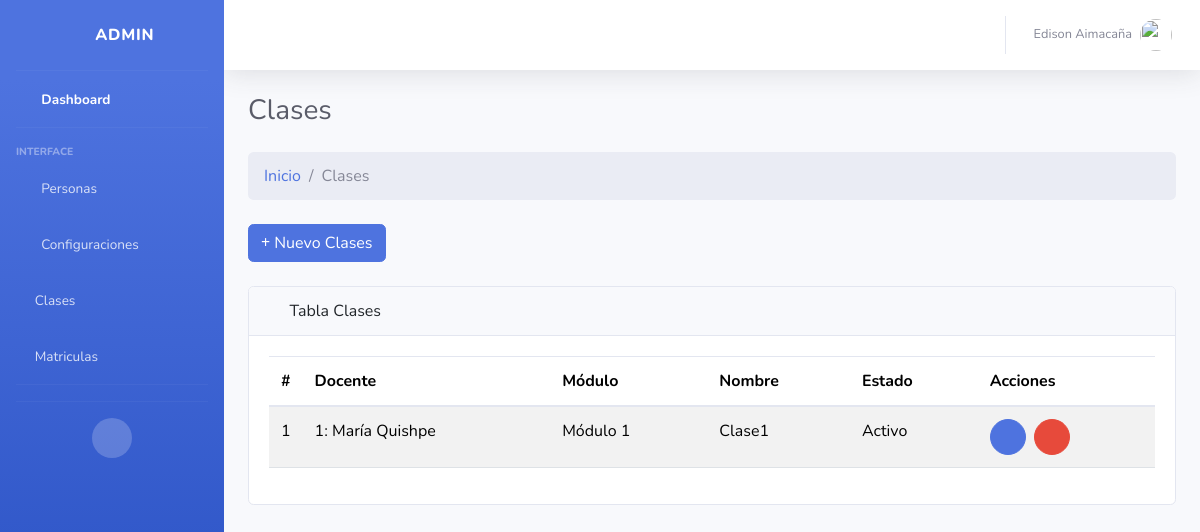
Page /clase/ (signed in) on the earlier database version.
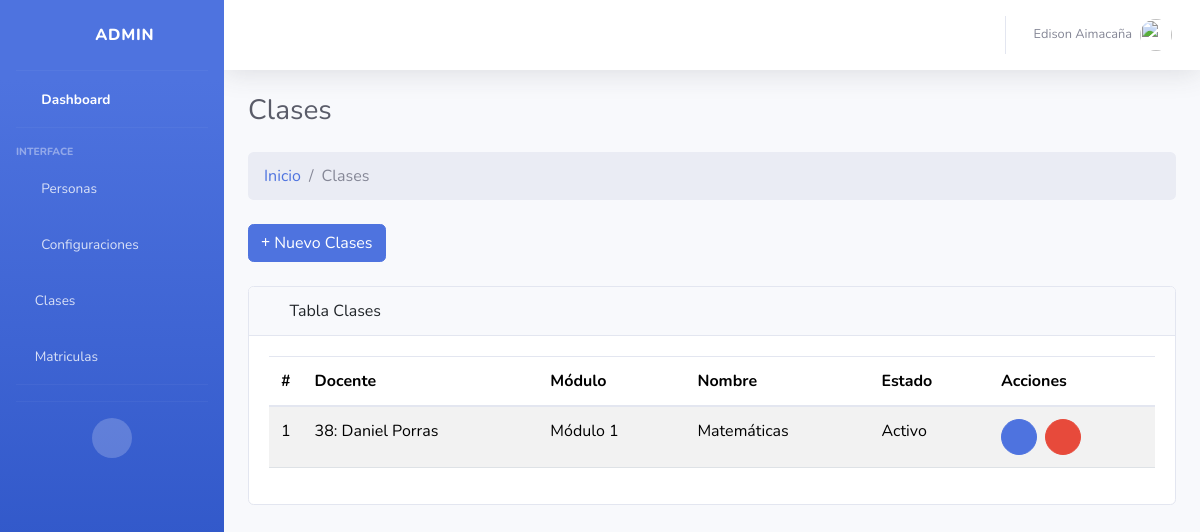
Same page on the later database version.
### Aplicaciones/core/models.py (models this page shows, shortened)
class Clases (models.Model):
    cla_id = models.AutoField(primary_key=True)
    fk_docente = models.ForeignKey(Docentes,verbose_name='Docente',on_delete=models.CASCADE)
    fk_modulo = models.ForeignKey(Modulos,verbose_name='Modulo',on_delete=models.CASCADE)
    cla_nombre = models.CharField(max_length=100,null=False,verbose_name="Clase:")
    cla_estado = models.BooleanField(default=True,verbose_name='Estado:')
    cla_fecha_creacion = models.DateTimeField(auto_now_add=True,verbose_name='Creado el:')
    cla_fecha_actualizacion = models.DateTimeField(auto_now=True,verbose_name='Actualizado el:')

class Docentes(models.Model):
    doc_id = models.AutoField(primary_key=True)
    fk_id_persona = models.ForeignKey(Personas,verbose_name='Persona',on_delete=models.CASCADE)
    doc_cargo = models.CharField(max_length=100,default="Null",null=False,verbose_name="Cargo:")
    doc_fotografia = models.ImageField(upload_to='docentes/',default=None,verbose_name="Fotografía:")
    doc_estado = models.BooleanField(default=True,verbose_name='Estado:')
    def __str__(self):
        return f"{self.doc_id}: {self.fk_id_persona.fk_id_usuario.first_name} {self.fk_id_persona.fk_id_usuario.last_name}"

class Personas(models.Model):
    per_id = models.AutoField(primary_key=True)
    fk_id_usuario = models.ForeignKey(User,verbose_name='Usuario',on_delete=models.CASCADE)
    per_segundo_nombre = models.CharField(max_length=50,default="Null",null=False,verbose_name="Segundo nombre:")
    per_segundo_apellido = models.CharField(max_length=50,default="Null",null=False,verbose_name="Segundo apellido:")
    per_fecha_nacimiento = models.DateField(
        null=True,          # permite guardar NULL en la base de datos
        blank=True,         # permite dejarlo en blanco en formularios
        verbose_name="Fecha de nacimiento:"
    )
    per_cedula = models.CharField(max_length=15,default="Null",null=False,verbose_name="Cédula:")
    per_telefono = models.CharField(max_length=15,default="Null",null=True,verbose_name="Teléfono:")
    per_fecha_actualizacion = models.DateTimeField(auto_now=True,verbose_name='Actualizado el:')

class Modulos(models.Model):
    mod_id = models.AutoField(primary_key=True)
    mod_nombre = models.CharField(max_length=50,null=False,unique=True,verbose_name="Nombre del modulo:")
    mod_descripcion = models.CharField(max_length=100,null=False,verbose_name="Descripción del modulo:")
    mod_estado = models.BooleanField(default=True,verbose_name='Estado:')
    mod_fecha_creacion = models.DateTimeField(auto_now_add=True,verbose_name='Creado el:')
    mod_fecha_actualizacion = models.DateTimeField(auto_now=True,verbose_name='Actualizado el:')
    def __str__(self):
        return f"{self.mod_id}: {self.mod_nombre}"

### Aplicaciones/core/views/crud_clase_views.py (the view, shortened to what this page needs)
# urls.py: path('', loguin_views.index, name='loguin_index'),
@admin_required
def index(request):
    clases = Clases.objects.all()
    form = ClasesForm()
    docentes = Docentes.objects.filter(doc_estado=True)
    modulos = Modulos.objects.filter(mod_estado=True)
    clase_a_editar = None  # Para usar si queremos reabrir el modal con errores
    form_editar = None
    return render(request, 'clases/Index.html', {
        'clases': clases,
        'form': form,
        'docentes': docentes,
        'modulos': modulos,
        'form_editar': form_editar,
        'clase_a_editar': clase_a_editar,
    })

### Aplicaciones/core/context_processors.py (called while the page is built, shortened)
def foto_perfil_usuario(request):
    if request.user.is_authenticated:
        try:
            persona = Personas.objects.get(fk_id_usuario=request.user)
        except Personas.DoesNotExist:
            return {'foto_perfil': None}
        administrador = Administradores.objects.filter(fk_id_persona=persona).first()
        if administrador and administrador.adm_fotografia:
            return {'foto_perfil': administrador.adm_fotografia.url}
    return {'foto_perfil': None}

### Aplicaciones/core/templates/clases/Index.html (shortened to what this page needs)
{% extends "plantillas/MasterAdmin.html" %}
{% load static %}
{% block content %}
<div class="container-fluid ">
    <div class="d-sm-flex align-items-center justify-content-between mb-4">
        <h1 class="h3 mb-0 text-gray-800">Clases</h1>
    </div>
    <ol class="breadcrumb mb-4">
        <li class="breadcrumb-item"><a href="{% url 'core_admin' %}">Inicio</a></li>
        <li class="breadcrumb-item active">Clases</li>
    </ol>
    <div class="mb-4">
        <a href="#" class="btn btn-primary" type="button" data-bs-toggle="modal" data-bs-target="#modalCrear"><i
                class="fas fa-plus"></i> Nuevo
            Clases</a>
    </div>
    <div class="card mb-4">
        <div class="card-header">
            <i class="fas fa-table me-1"></i>
            Tabla Clases
        </div>
        <div class="card-body">
            <div class="table-responsive">
                <table class="table table-striped" id="tbl-admin" width="100%" cellspacing="0">
                    <thead>
                        <tr>
                            <th style="width: 1%;">#</th>
                            <th>Docente</th>
                            <th>Módulo</th>
                            <th>Nombre</th>
                            <th>Estado</th>
                            <th>Acciones</th>
                        </tr>
                    </thead>
                    <tbody>
                        {% for clase in clases %}
                            <tr>
                                <td>{{ forloop.counter }}</td>
                                <td>
                                    {{ clase.fk_docente }}
                                <td>{{ clase.fk_modulo.mod_nombre }}</td>
                                <td>{{ clase.cla_nombre }}</td>
                                <td>
                                    {% if clase.cla_estado %}
                                        Activo
                                    {% else %}
                                        Inactivo
                                    {% endif %}
                                </td>
                                <td>
                                    <div class="d-flex gap-2">
                                        <a href="#" class="btn btn-sm btn-primary rounded-circle d-flex align-items-center justify-content-center"
                                            style="width: 36px; height: 36px;" data-bs-toggle="modal" data-bs-target="#modalEditar{{ clase.cla_id }}"><i
                                                class="fas fa-edit"></i></a>
                                        <a href="#" class="btn btn-sm btn-danger rounded-circle d-flex align-items-center justify-content-center"
                                            style="width: 36px; height: 36px;" data-bs-toggle="modal" data-bs-target="#modalEliminar{{ clase.cla_id }}"><i
                                                class="fas fa-trash"></i></a>
                                    </div>
                                </td>
                            </tr>
                        {% empty %}
                        <tr>
                            <td colspan="4">No hay Clases registradas.</td>
                        </tr>
                        {% endfor %}
                    </tbody>
                </div>
            </div>
        </div>
    </div>
</div>
{% endblock %}

Differences in the rows shown:
removed Clases: fk_docente "1: María Quishpe", fk_modulo.mod_nombre "Módulo 1", cla_nombre "Clase1", cla_estado "Activo"
added Clases: fk_docente "38: Daniel Porras", fk_modulo.mod_nombre "Módulo 1", cla_nombre "Matemáticas", cla_estado "Activo"
